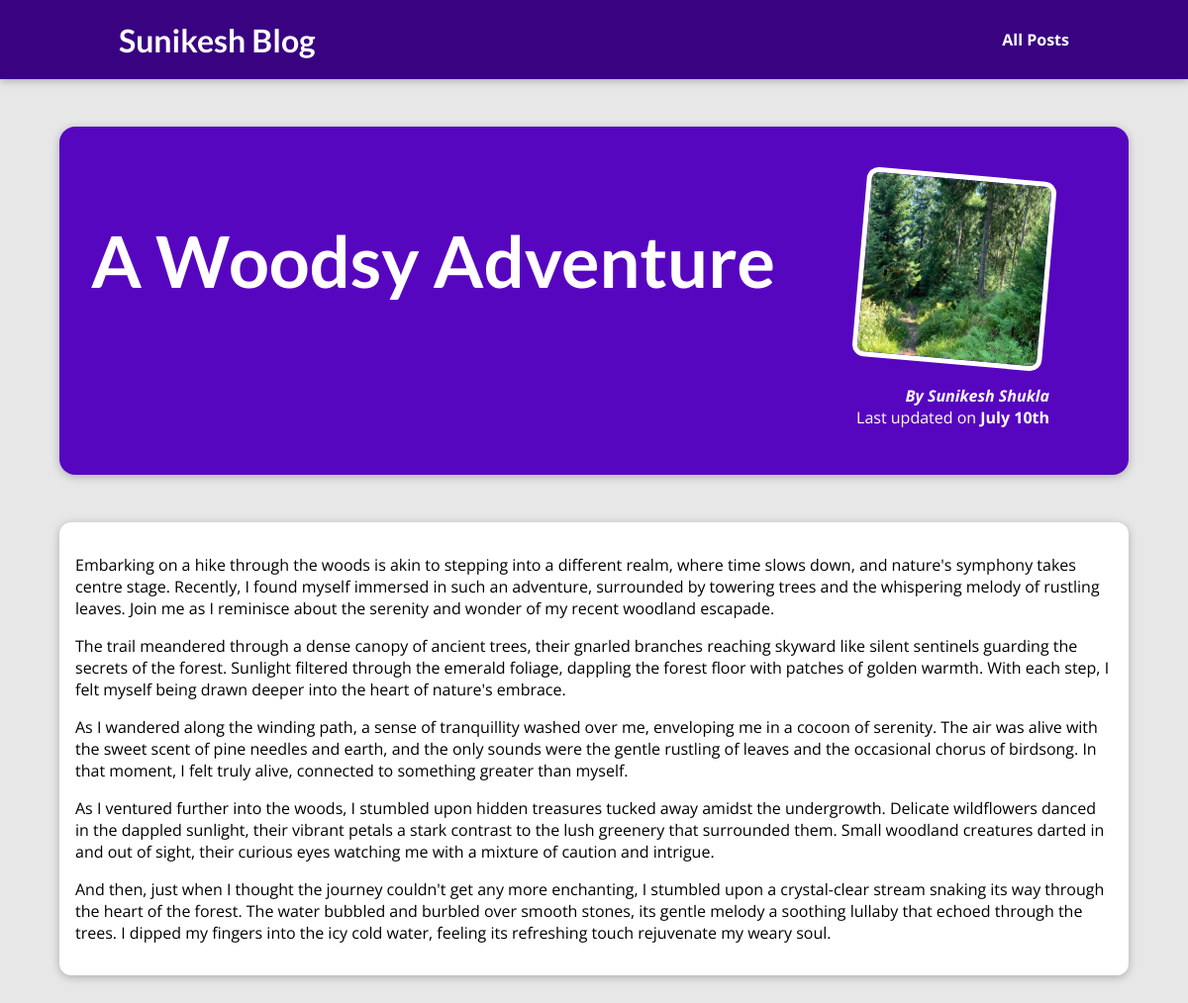
The page /posts/lost-in-tranquility-a-woodsy-adventure-unveiled on the database its author committed.
### blog/models.py (models this page shows)
class Post(models.Model):
    title = models.CharField(max_length=100)
    excerpt = models.CharField(max_length=300)
    image_name = models.CharField(max_length=50)
    date = models.DateField(auto_now=True, auto_now_add=False, null=False)
    slug = models.SlugField(unique=True)
    content = models.TextField(max_length=2000)
    author = models.ForeignKey(
        Author, on_delete=models.SET_NULL, null=True, related_name="post")
    tags = models.ManyToManyField(Tag)

### blog/views.py (the view)
# urls.py: path("posts/<slug:slug>", views.post_detail, name="postdetail-page")
def post_detail(request, slug):
    posts = Post.objects.all()
    for post in posts:
        if slug in post.slug:
            return render(request, 'blog/postdetail-page.html',
                          {"post": post})

### blog/templates/blog/postdetail-page.html (shortened to what this page needs)
{% extends "base.html" %}
{% load static %}
{% block css_stylesheet %}
<link rel="stylesheet" href="{% static "blog/post-detail.css" %}">
{% endblock css_stylesheet %}
{% block content %}
<section id="summary">
    <h2>
        {{post.title}}
    </h2>
    <article>
        <img src="{% static 'blog/images/' %}{{ post.image_name }}" alt={{post.title}}>
        <address>
            By Sunikesh Shukla
        </address>
        <div>
            Last updated on <time>July 10th</time>
        </div>
    </article>
</section>
<main>
    <p>
        {{post.content|linebreaks}}
    </p>
</main>
{% endblock content %}

### static/app.css (style rules this page uses)
* { box-sizing: border-box; }
html { font-family: 'Open Sans', 'Lato', sans-serif; }
body { margin: 0; }
h1, h2, h3 { font-family: 'Lato', sans-serif; font-weight: bold; }

### blog/static/blog/post-detail.css (style rules this page uses)
body { background-color: #e7e7e7; }
#summary { margin: 8rem auto 3rem auto; padding: 2rem; width: 90%; max-width: 90rem; border-radius: 16px; background-color: #5706c0; position: relative; box-shadow: 0 2px 8px rgba(0, 0, 0, 0.25); height: 22rem; }
#summary h2 { color: white; font-size: 4.5rem; }
#summary article { position: absolute; top: 2rem; right: 3rem; padding: 1rem 2rem; border-radius: 12px; text-align: right; color: white; }
#summary article img { width: 12rem; height: 12rem; border-radius: 12px; transform: rotateZ(5deg); border: 5px solid white; margin-bottom: 1rem; }
#summary address { font-weight: bold; }
#summary time { font-weight: bold; }
main { width: 90%; max-width: 90rem; margin: 3rem auto; background-color: white; padding: 1rem; border-radius: 12px; box-shadow: 0 2px 8px rgba(0, 0, 0, 0.25); }

### rows shown on the page
Post: title "A Woodsy Adventure", image_name (picture), content "Embarking on a hike through the woods is akin to stepping into a different realm, where time slows down, and nature's symphony takes centre stage. Recently, I found myself immersed in such an adventure, surrounded by towering trees and the whispering melody of rustling leaves. Join me as I reminisce about the serenity and wonder of my recent woodland escapade. The trail meandered through a dense canopy of ancient trees, their gnarled branches reaching skyward like silent sentinels guarding the secrets of the forest. Sunlight filtered through the emerald foliage, dappling the forest floor with patches of golden warmth. With each step, I felt myself being drawn deeper into the heart of…"
